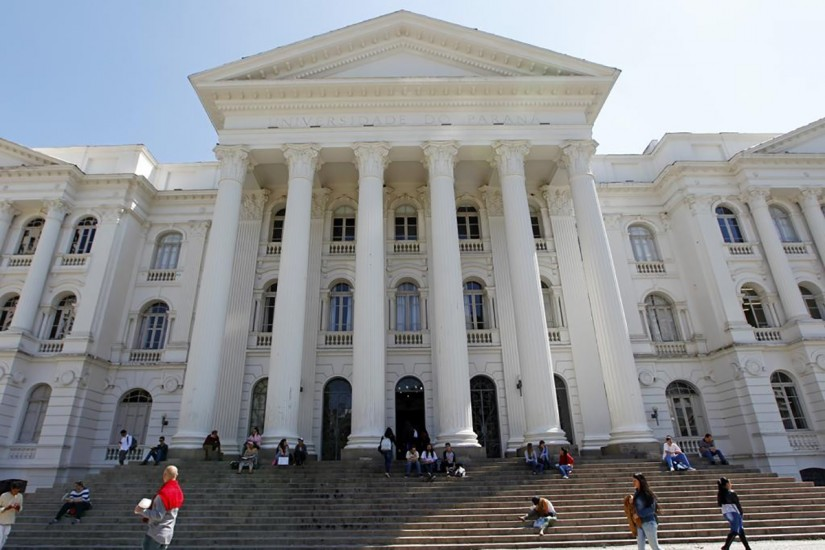
#> input picture imgs/UFPR.jpg, 825 x 550 px
$ python -i hough.py   (imports and definitions only)   (older library calls are emulated)
#> lines starting #> are read from the running program, lines starting #| are printed output that depends on the picture; after the words box and inside, x2 and y2 are one past the last pixel; in counts of white or black regions, pixels touching at a corner belong together

# coding: utf-8

# # Hough Transform
# The Hough transform is a feature extraction technique used in image analysis, computer vision, and digital image processing. The purpose of the technique is to find imperfect instances of objects within a certain class of shapes by a voting procedure. This voting procedure is carried out in a parameter space, from which object candidates are obtained as local maxima in a so-called accumulator space that is explicitly constructed by the algorithm for computing the Hough transform.

# In[1]:

import numpy as np
from matplotlib import pyplot as plt
from skimage.filters.rank import gradient
from skimage.morphology import disk
from skimage.transform import hough_line, hough_line_peaks
from collections import deque
import cv2


# In[2]:

# [25 lines left out: functions imshow, imshow2, bin_im1, not called in this run]

def __norm(im):
    im = np.array(im).astype('float32')
    im = (im-np.min(im))*255/(np.max(im)-np.min(im))
    return im.astype('uint8')

# Laplacian
def bin_im2(im_gray):

    #Denoising
    im_gray = cv2.medianBlur(im_gray, 5)

    #Laplacian
    im_grad = cv2.Laplacian(im_gray,cv2.CV_32F,ksize=7)
    im_grad[im_grad<0] = 0
    im_grad = __norm(im_grad)

    # Otsu's thresholding
    ret3,im_bin = cv2.threshold(im_grad,0,255,cv2.THRESH_OTSU)

    return im_bin


# Canny
def bin_im3(im_gray,thresholds = (50,200)):
    im_bin = cv2.Canny(im_gray,thresholds[0],thresholds[1])
    return im_bin

# [58 lines left out: functions plot_lines, hough_transformation1, not called in this run]

# with Skimage, fast
def hough_transformation2(im_bin, steps = 2000):
    im_hough, angles, dists = hough_line(im_bin,np.arange(-np.pi/2,np.pi/2,np.pi/steps))
    return im_hough, angles, dists


# [135 lines left out: functions hough_peaks1, hough_peaks2, not called in this run]


def hough_peaks3(im_hough, o_list, r_list):
    peaks, angles, dists = hough_line_peaks(im_hough, o_list, r_list)
    return peaks, angles, dists

# ## Find Lines 3

# In[32]:

# [60 lines left out: functions func_conv, func_kernel1, func_kernel2, not called in this run]


def kernel3(im,kernel):
    out = np.sum(im*kernel)
    return out

>>> import cv2
>>> picture = cv2.imread('imgs/UFPR.jpg', cv2.IMREAD_GRAYSCALE)
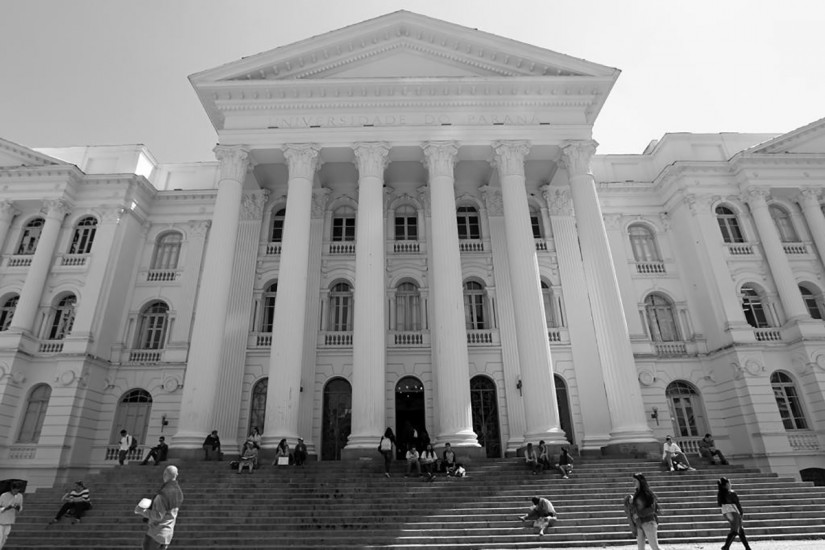
#> picture: shape (550, 825); min 0, max 255, mean 140.6
>>> result = bin_im2(picture)
#> in bin_im2, `im_gray = cv2.medianBlur(im_gray, 5)`:
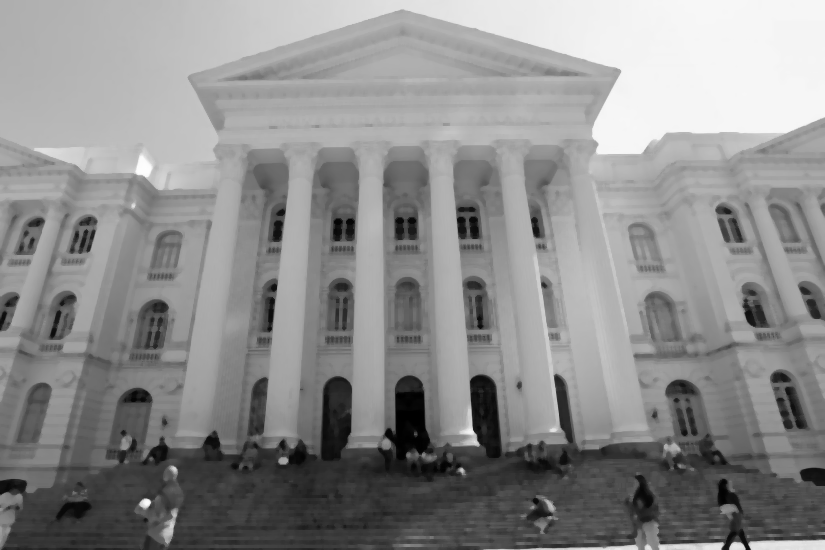
#> im_gray: shape (550, 825); min 0, max 254, mean 140.2
#> in bin_im2, `im_grad = cv2.Laplacian(im_gray,cv2.CV_32F,ksize=7)`:
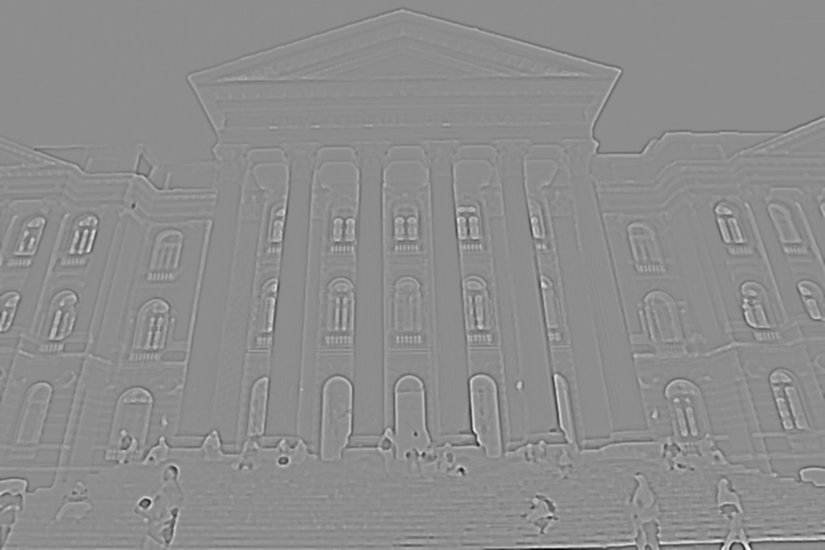
#> im_grad: shape (550, 825) float32; min -56860, max 45736, mean -2.8; drawn with min black and max white
#> in bin_im2, `im_grad[im_grad<0] = 0`:
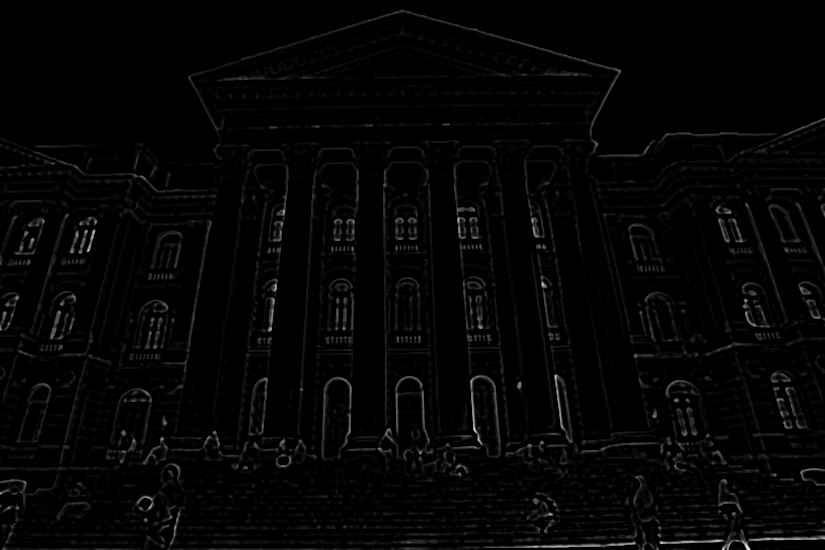
#> im_grad: shape (550, 825) float32; min 0, max 45736, mean 899.1; drawn with min black and max white
#> in bin_im2, `ret3,im_bin = cv2.threshold(im_grad,0,255,cv2.THRESH_OTSU)`:
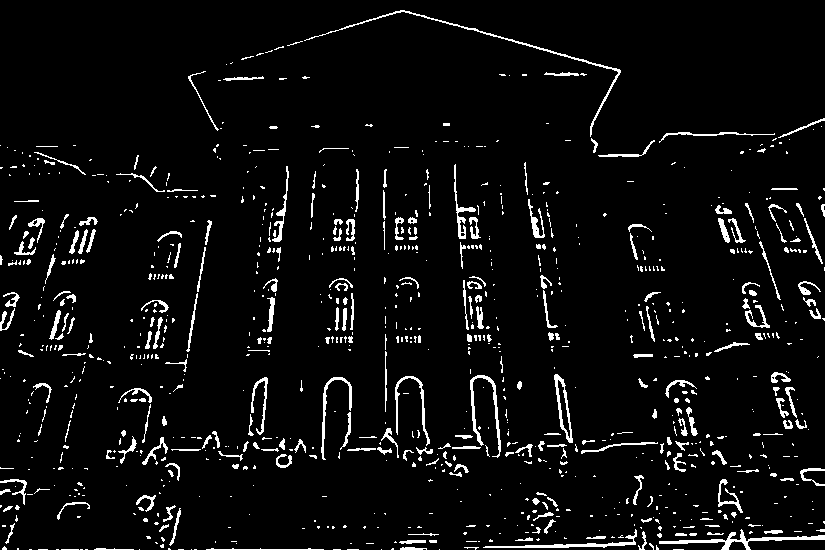
#> im_bin: shape (550, 825); 5.1% white in thin lines or dots
#> in bin_im2, `ret3,im_bin = cv2.threshold(im_grad,0,255,cv2.THRESH_OTSU)`: ret3 = 26

$ run again, on imgs/sudoku.jpg
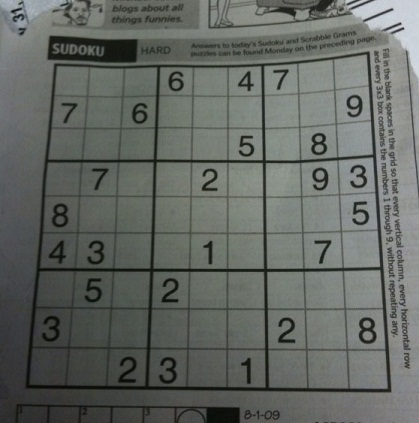
#> input picture imgs/sudoku.jpg, 419 x 423 px
#> in bin_im2, `im_grad = cv2.Laplacian(im_gray,cv2.CV_32F,ksize=7)`:
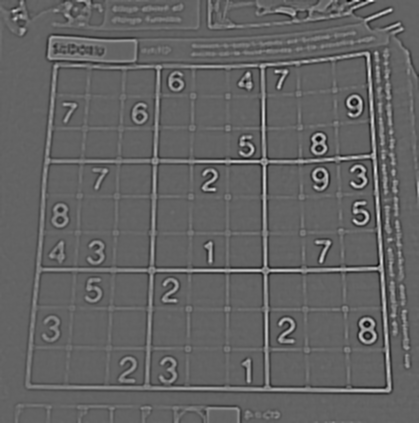
#> im_grad: shape (423, 419) float32; min -25832, max 40192, mean 0.7; drawn with min black and max white
#> in bin_im2, `ret3,im_bin = cv2.threshold(im_grad,0,255,cv2.THRESH_OTSU)`:
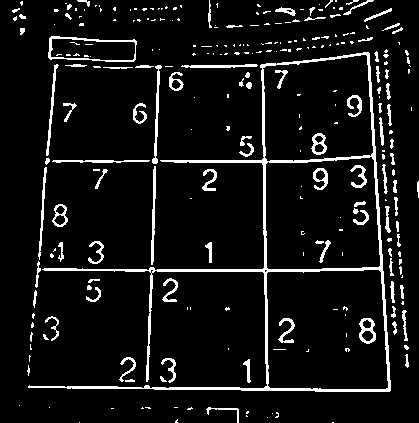
#> im_bin: shape (423, 419); 7.7% white; 272 white regions (179 under 20 px), largest, box (x1, y1, x2, y2) and area: (28, 52, 391, 392) 5121, (48, 36, 137, 62) 443, (152, 65, 162, 164) 294
#> ret3 = 37
